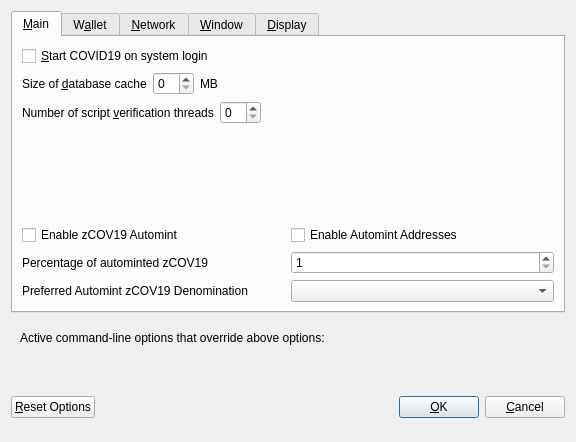
<?xml version="1.0" encoding="UTF-8"?>
<ui version="4.0">
 <class>OptionsDialog</class>
 <widget class="QDialog" name="OptionsDialog">
  <property name="geometry">
   <rect>
    <x>0</x>
    <y>0</y>
    <width>576</width>
    <height>442</height>
   </rect>
  </property>
  <property name="windowTitle">
   <string>Options</string>
  </property>
  <property name="modal">
   <bool>true</bool>
  </property>
  <layout class="QVBoxLayout" name="verticalLayout">
   <item>
    <widget class="QTabWidget" name="tabWidget">
     <property name="currentIndex">
      <number>0</number>
     </property>
     <widget class="QWidget" name="tabMain">
      <attribute name="title">
       <string>&amp;Main</string>
      </attribute>
      <layout class="QVBoxLayout" name="verticalLayout_Main">
       <item>
        <widget class="QCheckBox" name="bitcoinAtStartup">
         <property name="toolTip">
          <string>Automatically start COVID19 after logging in to the system.</string>
         </property>
         <property name="text">
          <string>&amp;Start COVID19 on system login</string>
         </property>
        </widget>
       </item>
       <item>
        <layout class="QHBoxLayout" name="horizontalLayout_2_Main">
         <item>
          <widget class="QLabel" name="databaseCacheLabel">
           <property name="text">
            <string>Size of &amp;database cache</string>
           </property>
           <property name="textFormat">
            <enum>Qt::PlainText</enum>
           </property>
           <property name="buddy">
            <cstring>databaseCache</cstring>
           </property>
          </widget>
         </item>
         <item>
          <widget class="QSpinBox" name="databaseCache"/>
         </item>
         <item>
          <widget class="QLabel" name="databaseCacheUnitLabel">
           <property name="text">
            <string>MB</string>
           </property>
           <property name="textFormat">
            <enum>Qt::PlainText</enum>
           </property>
          </widget>
         </item>
         <item>
          <spacer name="horizontalSpacer_2_Main">
           <property name="orientation">
            <enum>Qt::Horizontal</enum>
           </property>
           <property name="sizeHint" stdset="0">
            <size>
             <width>40</width>
             <height>20</height>
            </size>
           </property>
          </spacer>
         </item>
        </layout>
       </item>
       <item>
        <layout class="QHBoxLayout" name="horizontalLayout_3_Main">
         <item>
          <widget class="QLabel" name="threadsScriptVerifLabel">
           <property name="text">
            <string>Number of script &amp;verification threads</string>
           </property>
           <property name="textFormat">
            <enum>Qt::PlainText</enum>
           </property>
           <property name="buddy">
            <cstring>threadsScriptVerif</cstring>
           </property>
          </widget>
         </item>
         <item>
          <widget class="QSpinBox" name="threadsScriptVerif">
           <property name="toolTip">
            <string>(0 = auto, &lt;0 = leave that many cores free)</string>
           </property>
          </widget>
         </item>
         <item>
          <spacer name="horizontalSpacer_3_Main">
           <property name="orientation">
            <enum>Qt::Horizontal</enum>
           </property>
           <property name="sizeHint" stdset="0">
            <size>
             <width>40</width>
             <height>20</height>
            </size>
           </property>
          </spacer>
         </item>
        </layout>
       </item>
       <item>
        <spacer name="verticalSpacer_2">
         <property name="orientation">
          <enum>Qt::Vertical</enum>
         </property>
         <property name="sizeHint" stdset="0">
          <size>
           <width>20</width>
           <height>40</height>
          </size>
         </property>
        </spacer>
       </item>
       <item>
        <widget class="QWidget" name="verticalZcov19OptionsWidget" native="true">
         <layout class="QVBoxLayout" name="verticalZcov19OptionsLayout">
          <property name="margin">
           <number>0</number>
          </property>
          <item>
           <layout class="QHBoxLayout" name="horizontalAutomintingLayout">
            <item>
             <widget class="QCheckBox" name="checkBoxZeromintEnable">
              <property name="toolTip">
               <string>Enable automatic minting of COV19 units to zCOV19</string>
              </property>
              <property name="layoutDirection">
               <enum>Qt::LeftToRight</enum>
              </property>
              <property name="text">
               <string>Enable zCOV19 Automint</string>
              </property>
             </widget>
            </item>
            <item>
             <widget class="QCheckBox" name="checkBoxZeromintAddresses">
              <property name="toolTip">
               <string>Enable automatic zCOV19 minting from specific addresses</string>
              </property>
              <property name="layoutDirection">
               <enum>Qt::LeftToRight</enum>
              </property>
              <property name="text">
               <string>Enable Automint Addresses</string>
              </property>
             </widget>
            </item>
           </layout>
          </item>
          <item>
           <layout class="QHBoxLayout" name="horizontalZmintPercentageLayout">
            <item>
             <widget class="QLabel" name="percentage_label">
              <property name="toolTip">
               <string>Percentage of incoming COV19 which get automatically converted to zCOV19 via Zerocoin Protocol (min: 10%)</string>
              </property>
              <property name="text">
               <string>Percentage of autominted zCOV19</string>
              </property>
             </widget>
            </item>
            <item>
             <widget class="QSpinBox" name="zeromintPercentage">
              <property name="minimum">
               <number>1</number>
              </property>
              <property name="maximum">
               <number>100</number>
              </property>
             </widget>
            </item>
           </layout>
          </item>
          <item>
           <layout class="QHBoxLayout" name="horizontalLayout" stretch="0,0">
            <property name="sizeConstraint">
             <enum>QLayout::SetFixedSize</enum>
            </property>
            <item>
             <widget class="QLabel" name="labelPreferredDenom">
              <property name="maximumSize">
               <size>
                <width>16777215</width>
                <height>16777215</height>
               </size>
              </property>
              <property name="toolTip">
               <string>Wait with automatic conversion to Zerocoin until enough COV19 for this denomination is available</string>
              </property>
              <property name="text">
               <string>Preferred Automint zCOV19 Denomination</string>
              </property>
             </widget>
            </item>
            <item>
             <widget class="QComboBox" name="preferredDenom">
              <property name="maximumSize">
               <size>
                <width>16777215</width>
                <height>27</height>
               </size>
              </property>
              <property name="toolTip">
               <string>Wait with automatic conversion to Zerocoin until enough COV19 for this denomination is available</string>
              </property>
              <property name="maxVisibleItems">
               <number>9</number>
              </property>
              <property name="maxCount">
               <number>9</number>
              </property>
             </widget>
            </item>
           </layout>
          </item>
         </layout>
        </widget>
       </item>
      </layout>
     </widget>
     <widget class="QWidget" name="tabWallet">
      <attribute name="title">
       <string>W&amp;allet</string>
      </attribute>
      <layout class="QVBoxLayout" name="verticalLayout_Wallet">
       <item>
        <layout class="QHBoxLayout" name="horizontalLayout_2_Wallet">
         <item>
          <widget class="QLabel" name="labelStakeSplitThresholdText">
           <property name="text">
            <string>Stake split threshold:</string>
           </property>
          </widget>
         </item>
         <item>
          <widget class="QSpinBox" name="spinBoxStakeSplitThreshold">
           <property name="minimum">
            <number>1</number>
           </property>
           <property name="maximum">
            <number>999999</number>
           </property>
          </widget>
         </item>
        </layout>
       </item>
       <item>
        <widget class="QGroupBox" name="groupBox">
         <property name="title">
          <string>Expert</string>
         </property>
         <layout class="QVBoxLayout" name="verticalLayout_2">
          <item>
           <widget class="QCheckBox" name="coinControlFeatures">
            <property name="toolTip">
             <string>Whether to show coin control features or not.</string>
            </property>
            <property name="text">
             <string>Enable coin &amp;control features</string>
            </property>
           </widget>
          </item>
          <item>
           <widget class="QCheckBox" name="showMasternodesTab">
            <property name="toolTip">
             <string>Show additional tab listing all your masternodes in first sub-tab&lt;br/&gt;and all masternodes on the network in second sub-tab.</string>
            </property>
            <property name="text">
             <string>Show Masternodes Tab</string>
            </property>
           </widget>
          </item>
          <item>
           <widget class="QCheckBox" name="spendZeroConfChange">
            <property name="toolTip">
             <string>If you disable the spending of unconfirmed change, the change from a transaction&lt;br/&gt;cannot be used until that transaction has at least one confirmation.&lt;br/&gt;This also affects how your balance is computed.</string>
            </property>
            <property name="text">
             <string>&amp;Spend unconfirmed change</string>
            </property>
           </widget>
          </item>
         </layout>
        </widget>
       </item>
       <item>
        <spacer name="verticalSpacer_Wallet">
         <property name="orientation">
          <enum>Qt::Vertical</enum>
         </property>
         <property name="sizeHint" stdset="0">
          <size>
           <width>20</width>
           <height>40</height>
          </size>
         </property>
        </spacer>
       </item>
      </layout>
     </widget>
     <widget class="QWidget" name="tabNetwork">
      <attribute name="title">
       <string>&amp;Network</string>
      </attribute>
      <layout class="QVBoxLayout" name="verticalLayout_Network">
       <item>
        <widget class="QCheckBox" name="mapPortUpnp">
         <property name="toolTip">
          <string>Automatically open the COVID19 client port on the router. This only works when your router supports UPnP and it is enabled.</string>
         </property>
         <property name="text">
          <string>Map port using &amp;UPnP</string>
         </property>
        </widget>
       </item>
       <item>
        <widget class="QCheckBox" name="allowIncoming">
         <property name="toolTip">
          <string>Accept connections from outside</string>
         </property>
         <property name="text">
          <string>Allow incoming connections</string>
         </property>
        </widget>
       </item>
       <item>
        <widget class="QCheckBox" name="connectSocks">
         <property name="toolTip">
          <string>Connect to the COVID19 network through a SOCKS5 proxy.</string>
         </property>
         <property name="text">
          <string>&amp;Connect through SOCKS5 proxy (default proxy):</string>
         </property>
        </widget>
       </item>
       <item>
        <layout class="QHBoxLayout" name="horizontalLayout_1_Network">
         <item>
          <widget class="QLabel" name="proxyIpLabel">
           <property name="text">
            <string>Proxy &amp;IP:</string>
           </property>
           <property name="textFormat">
            <enum>Qt::PlainText</enum>
           </property>
           <property name="buddy">
            <cstring>proxyIp</cstring>
           </property>
          </widget>
         </item>
         <item>
          <widget class="QValidatedLineEdit" name="proxyIp">
           <property name="minimumSize">
            <size>
             <width>140</width>
             <height>0</height>
            </size>
           </property>
           <property name="maximumSize">
            <size>
             <width>140</width>
             <height>16777215</height>
            </size>
           </property>
           <property name="toolTip">
            <string>IP address of the proxy (e.g. IPv4: 127.0.0.1 / IPv6: ::1)</string>
           </property>
          </widget>
         </item>
         <item>
          <widget class="QLabel" name="proxyPortLabel">
           <property name="text">
            <string>&amp;Port:</string>
           </property>
           <property name="textFormat">
            <enum>Qt::PlainText</enum>
           </property>
           <property name="buddy">
            <cstring>proxyPort</cstring>
           </property>
          </widget>
         </item>
         <item>
          <widget class="QLineEdit" name="proxyPort">
           <property name="minimumSize">
            <size>
             <width>55</width>
             <height>0</height>
            </size>
           </property>
           <property name="maximumSize">
            <size>
             <width>55</width>
             <height>16777215</height>
            </size>
           </property>
           <property name="toolTip">
            <string>Port of the proxy (e.g. 9050)</string>
           </property>
          </widget>
         </item>
         <item>
          <spacer name="horizontalSpacer_1_Network">
           <property name="orientation">
            <enum>Qt::Horizontal</enum>
           </property>
           <property name="sizeHint" stdset="0">
            <size>
             <width>40</width>
             <height>20</height>
            </size>
           </property>
          </spacer>
         </item>
        </layout>
       </item>
       <item>
        <spacer name="verticalSpacer_Network">
         <property name="orientation">
          <enum>Qt::Vertical</enum>
         </property>
         <property name="sizeHint" stdset="0">
          <size>
           <width>20</width>
           <height>40</height>
          </size>
         </property>
        </spacer>
       </item>
      </layout>
     </widget>
     <widget class="QWidget" name="tabWindow">
      <attribute name="title">
       <string>&amp;Window</string>
      </attribute>
      <layout class="QVBoxLayout" name="verticalLayout_Window">
       <item>
        <widget class="QCheckBox" name="minimizeToTray">
         <property name="toolTip">
          <string>Show only a tray icon after minimizing the window.</string>
         </property>
         <property name="text">
          <string>&amp;Minimize to the tray instead of the taskbar</string>
         </property>
        </widget>
       </item>
       <item>
        <widget class="QCheckBox" name="minimizeOnClose">
         <property name="toolTip">
          <string>Minimize instead of exit the application when the window is closed. When this option is enabled, the application will be closed only after selecting Quit in the menu.</string>
         </property>
         <property name="text">
          <string>M&amp;inimize on close</string>
         </property>
        </widget>
       </item>
       <item>
        <spacer name="verticalSpacer_Window">
         <property name="orientation">
          <enum>Qt::Vertical</enum>
         </property>
         <property name="sizeHint" stdset="0">
          <size>
           <width>20</width>
           <height>40</height>
          </size>
         </property>
        </spacer>
       </item>
      </layout>
     </widget>
     <widget class="QWidget" name="tabDisplay">
      <attribute name="title">
       <string>&amp;Display</string>
      </attribute>
      <layout class="QVBoxLayout" name="verticalLayout_Display">
       <item>
        <layout class="QHBoxLayout" name="horizontalLayout_1_Display">
         <item>
          <widget class="QLabel" name="langLabel">
           <property name="text">
            <string>User Interface &amp;language:</string>
           </property>
           <property name="textFormat">
            <enum>Qt::PlainText</enum>
           </property>
           <property name="buddy">
            <cstring>lang</cstring>
           </property>
          </widget>
         </item>
         <item>
          <widget class="QValueComboBox" name="lang">
           <property name="toolTip">
            <string>The user interface language can be set here. This setting will take effect after restarting COVID19.</string>
           </property>
          </widget>
         </item>
        </layout>
       </item>
       <item>
        <widget class="QLabel" name="label_3">
         <property name="toolTip">
          <string notr="true"/>
         </property>
         <property name="statusTip">
          <string notr="true"/>
         </property>
         <property name="whatsThis">
          <string notr="true"/>
         </property>
         <property name="accessibleName">
          <string notr="true"/>
         </property>
         <property name="text">
          <string>Language missing or translation incomplete? Help contributing translations here:
https://www.transifex.com/covid19-project/covid19-project-translations</string>
         </property>
         <property name="wordWrap">
          <bool>true</bool>
         </property>
         <property name="openExternalLinks">
          <bool>true</bool>
         </property>
         <property name="textInteractionFlags">
          <set>Qt::TextBrowserInteraction</set>
         </property>
        </widget>
       </item>
       <item>
        <layout class="QHBoxLayout" name="horizontalLayout_2_Display" stretch="0,0">
         <item>
          <widget class="QLabel" name="themeLabel">
           <property name="text">
            <string>User Interface Theme:</string>
           </property>
          </widget>
         </item>
         <item>
          <widget class="QValueComboBox" name="theme"/>
         </item>
        </layout>
       </item>
       <item>
        <widget class="QWidget" name="verticalZcov19DisplayWidget" native="true">
         <layout class="QVBoxLayout" name="verticalZcov19DisplayLayout">
          <property name="margin">
           <number>0</number>
          </property>
          <item>
           <widget class="Line" name="line">
            <property name="orientation">
             <enum>Qt::Horizontal</enum>
            </property>
           </widget>
          </item>
          <item>
           <layout class="QHBoxLayout" name="horizontalLayout_3_Display">
            <item>
             <widget class="QLabel" name="unitLabel">
              <property name="text">
               <string>Unit to show amounts in:</string>
              </property>
              <property name="textFormat">
               <enum>Qt::PlainText</enum>
              </property>
             </widget>
            </item>
            <item>
             <widget class="QValueComboBox" name="unit">
              <property name="toolTip">
               <string>Choose the default subdivision unit to show in the interface and when sending coins.</string>
              </property>
             </widget>
            </item>
           </layout>
          </item>
          <item>
           <layout class="QHBoxLayout" name="horizontalLayout_4_Display">
            <item>
             <widget class="QLabel" name="digitsLabel">
              <property name="text">
               <string>Decimal digits</string>
              </property>
             </widget>
            </item>
            <item>
             <widget class="QValueComboBox" name="digits"/>
            </item>
           </layout>
          </item>
          <item>
           <layout class="QHBoxLayout" name="horizontalLayout_5_Display">
            <item>
             <widget class="QCheckBox" name="checkBoxHideZeroBalances">
              <property name="toolTip">
               <string>Hide empty balances</string>
              </property>
              <property name="layoutDirection">
               <enum>Qt::LeftToRight</enum>
              </property>
              <property name="text">
               <string>Hide empty balances</string>
              </property>
             </widget>
            </item>
            <item>
             <widget class="QCheckBox" name="checkBoxHideOrphans">
              <property name="toolTip">
               <string>Hide orphan stakes in transaction lists</string>
              </property>
              <property name="text">
               <string>Hide orphan stakes</string>
              </property>
             </widget>
            </item>
            <item>
             <spacer name="horizontalSpacer">
              <property name="orientation">
               <enum>Qt::Horizontal</enum>
              </property>
              <property name="sizeHint" stdset="0">
               <size>
                <width>40</width>
                <height>20</height>
               </size>
              </property>
             </spacer>
            </item>
           </layout>
          </item>
          <item>
           <layout class="QHBoxLayout" name="horizontalLayout_6_Display">
            <item>
             <widget class="QLabel" name="thirdPartyTxUrlsLabel">
              <property name="toolTip">
               <string>Third party URLs (e.g. a block explorer) that appear in the transactions tab as context menu items. %s in the URL is replaced by transaction hash. Multiple URLs are separated by vertical bar |.</string>
              </property>
              <property name="text">
               <string>Third party transaction URLs</string>
              </property>
             </widget>
            </item>
            <item>
             <widget class="QLineEdit" name="thirdPartyTxUrls">
              <property name="toolTip">
               <string>Third party URLs (e.g. a block explorer) that appear in the transactions tab as context menu items. %s in the URL is replaced by transaction hash. Multiple URLs are separated by vertical bar |.</string>
              </property>
             </widget>
            </item>
           </layout>
          </item>
         </layout>
        </widget>
       </item>
       <item>
        <spacer name="verticalSpacer">
         <property name="orientation">
          <enum>Qt::Vertical</enum>
         </property>
         <property name="sizeHint" stdset="0">
          <size>
           <width>20</width>
           <height>40</height>
          </size>
         </property>
        </spacer>
       </item>
      </layout>
     </widget>
    </widget>
   </item>
   <item>
    <widget class="QFrame" name="frame">
     <layout class="QVBoxLayout" name="verticalLayout_Bottom">
      <item>
       <layout class="QHBoxLayout" name="horizontalLayout_Bottom">
        <item>
         <widget class="QLabel" name="overriddenByCommandLineInfoLabel">
          <property name="text">
           <string>Active command-line options that override above options:</string>
          </property>
          <property name="textFormat">
           <enum>Qt::PlainText</enum>
          </property>
         </widget>
        </item>
        <item>
         <spacer name="horizontalSpacer_Bottom">
          <property name="orientation">
           <enum>Qt::Horizontal</enum>
          </property>
          <property name="sizeHint" stdset="0">
           <size>
            <width>40</width>
            <height>20</height>
           </size>
          </property>
         </spacer>
        </item>
       </layout>
      </item>
      <item>
       <widget class="QLabel" name="overriddenByCommandLineLabel">
        <property name="text">
         <string/>
        </property>
        <property name="textFormat">
         <enum>Qt::PlainText</enum>
        </property>
        <property name="wordWrap">
         <bool>true</bool>
        </property>
       </widget>
      </item>
     </layout>
    </widget>
   </item>
   <item>
    <layout class="QHBoxLayout" name="horizontalLayout_Buttons">
     <item>
      <widget class="QPushButton" name="resetButton">
       <property name="toolTip">
        <string>Reset all client options to default.</string>
       </property>
       <property name="text">
        <string>&amp;Reset Options</string>
       </property>
       <property name="autoDefault">
        <bool>false</bool>
       </property>
      </widget>
     </item>
     <item>
      <spacer name="horizontalSpacer_1">
       <property name="orientation">
        <enum>Qt::Horizontal</enum>
       </property>
       <property name="sizeHint" stdset="0">
        <size>
         <width>40</width>
         <height>48</height>
        </size>
       </property>
      </spacer>
     </item>
     <item>
      <widget class="QLabel" name="statusLabel">
       <property name="minimumSize">
        <size>
         <width>200</width>
         <height>0</height>
        </size>
       </property>
       <property name="font">
        <font>
         <weight>75</weight>
         <bold>true</bold>
        </font>
       </property>
       <property name="text">
        <string/>
       </property>
       <property name="textFormat">
        <enum>Qt::PlainText</enum>
       </property>
       <property name="wordWrap">
        <bool>true</bool>
       </property>
      </widget>
     </item>
     <item>
      <spacer name="horizontalSpacer_2">
       <property name="orientation">
        <enum>Qt::Horizontal</enum>
       </property>
       <property name="sizeHint" stdset="0">
        <size>
         <width>40</width>
         <height>48</height>
        </size>
       </property>
      </spacer>
     </item>
     <item>
      <widget class="QPushButton" name="okButton">
       <property name="text">
        <string>&amp;OK</string>
       </property>
       <property name="autoDefault">
        <bool>false</bool>
       </property>
       <property name="default">
        <bool>true</bool>
       </property>
      </widget>
     </item>
     <item>
      <widget class="QPushButton" name="cancelButton">
       <property name="text">
        <string>&amp;Cancel</string>
       </property>
       <property name="autoDefault">
        <bool>false</bool>
       </property>
      </widget>
     </item>
    </layout>
   </item>
  </layout>
 </widget>
 <customwidgets>
  <customwidget>
   <class>QValidatedLineEdit</class>
   <extends>QLineEdit</extends>
   <header>qvalidatedlineedit.h</header>
  </customwidget>
  <customwidget>
   <class>QValueComboBox</class>
   <extends>QComboBox</extends>
   <header>qvaluecombobox.h</header>
  </customwidget>
 </customwidgets>
 <resources/>
 <connections/>
</ui>
